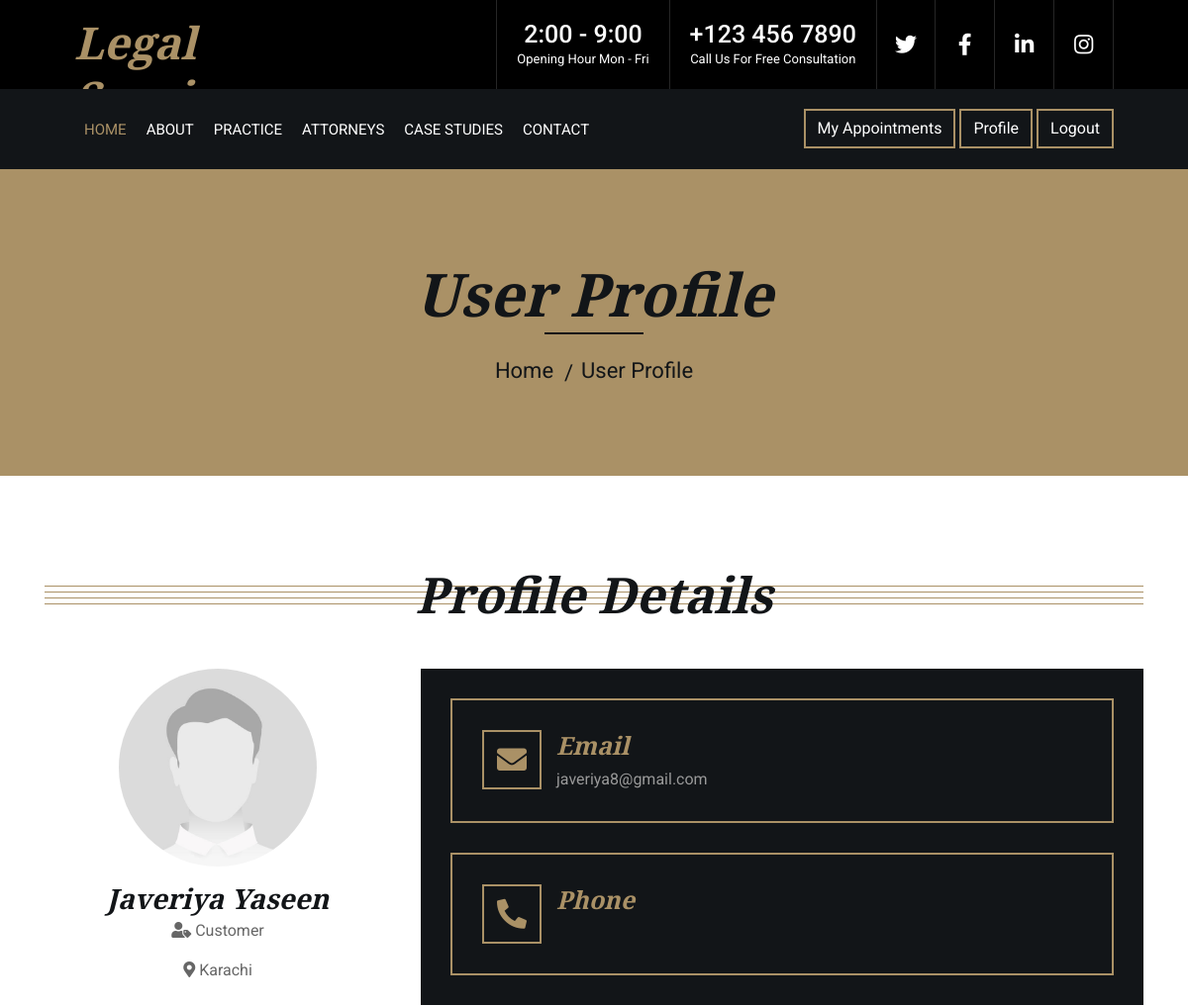
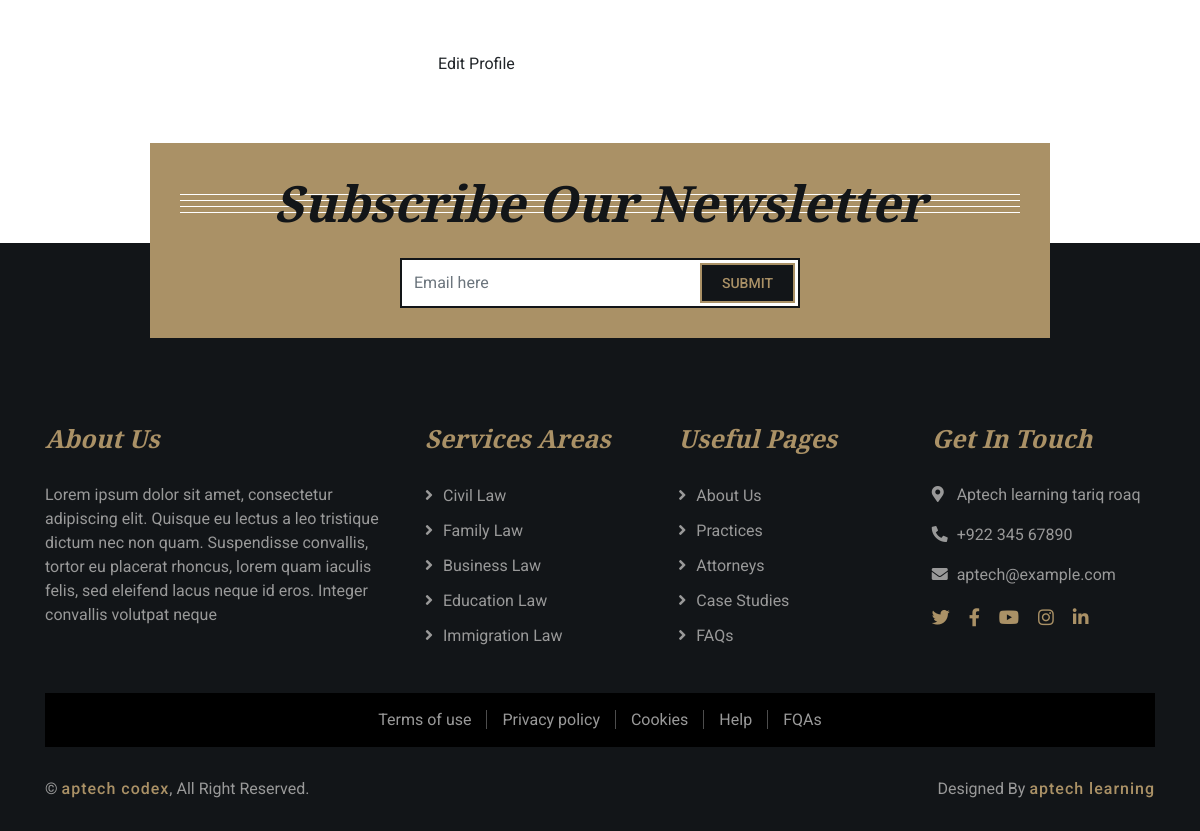
Page /userprofile.php (signed in) on the committed database (2 pictures, top to bottom).
### tables this page shows
CREATE TABLE `users` (
  `user_id` int(11) NOT NULL,
  `name` varchar(100) NOT NULL,
  `email` varchar(150) NOT NULL,
  `password` varchar(255) NOT NULL,
  `profile_photo` varchar(255) DEFAULT NULL,
  `user_type` enum('Customer','Lawyer','Admin') NOT NULL,
  `city_id` int(11) DEFAULT NULL,
  `created_at` timestamp NOT NULL DEFAULT current_timestamp(),
  `contact_info` varchar(255) DEFAULT NULL
);

CREATE TABLE `cities` (
  `city_id` int(11) NOT NULL,
  `city_name` varchar(100) NOT NULL
);

### userprofile.php (the view, shortened to what this page needs)
<?php
include('inc.header.php');
$user_id = $_SESSION['CustomerID'];
$stmt = $conn->prepare("
    SELECT u.name, u.email, u.profile_photo, u.user_type, c.city_name
    FROM users u
    LEFT JOIN cities c ON u.city_id = c.city_id
    WHERE u.user_id = ?
");
$stmt->bind_param('i', $user_id);
$stmt->execute();
$result = $stmt->get_result();
$user = $result->fetch_assoc();
$profile_photo = !empty($user['profile_photo']) ? 'uploads/'.$user['profile_photo'] : 'img/userprofile.jpg';
$user_name = htmlspecialchars($user['name']);
$user_email = htmlspecialchars($user['email']);
$user_type = htmlspecialchars($user['user_type']);
$user_city = htmlspecialchars($user['city_name'] ?? 'N/A');
?>
<body>
<div class="wrapper">
    <div class="page-header">
        <div class="container">
            <div class="row">
                <div class="col-12">
                    <h2>User Profile</h2>
                </div>
                <div class="col-12">
                    <a href="index.php">Home</a>
                    <a href="#">User Profile</a>
                </div>
            </div>
        </div>
    </div>
    <div class="contact">
        <div class="container">
            <div class="section-header">
                <h2>Profile Details</h2>
            </div>
            <div class="row">
                <div class="col-md-4 text-center">
                    <img src="<?php echo $profile_photo; ?>" alt="User Photo" class="img-fluid rounded-circle mb-3" style="max-width: 200px;">
                    <h3 class="mb-1"><?php echo $user_name; ?></h3>
                    <p><i class="fas fa-user-tag"></i> <?php echo $user_type; ?></p>
                    <p><i class="fas fa-map-marker-alt"></i> <?php echo $user_city; ?></p>
                </div>
                <div class="col-md-8">
                    <div class="contact-info">
                        <div class="contact-item">
                            <i class="fa fa-envelope"></i>
                            <div class="contact-text">
                                <h2>Email</h2>
                                <p><?php echo $user_email; ?></p>
                            </div>
                        </div>
                        <div class="contact-item">
                            <i class="fa fa-phone-alt"></i>
                            <div class="contact-text">
                                <h2>Phone</h2>
                            </div>
                        </div>
                    </div>
                    <a href="editprofile.php" class="btn mt-3">Edit Profile</a>
                </div>
            </div>
        </div>
    </div>
</div>
<?php include('inc.footer.php'); ?>

### css/style.css (style rules this page uses)
body { color: #666666; background: #ffffff; font-family: 'Roboto', sans-serif; font-weight: 400; }
h1, h2, h3, h4, h5, h6 { font-family: 'EB Garamond', serif; font-weight: 600; font-style: italic; color: #121518; }
a { color: #454545; transition: .3s; }
.wrapper { position: relative; width: 100%; max-width: 1366px; margin: 0 auto; background: #ffffff; }
.page-header { position: relative; margin-bottom: 45px; padding: 90px 0; text-align: center; background: #aa9166; }
.page-header h2 { position: relative; color: #121518; font-size: 60px; font-weight: 700; margin-bottom: 20px; padding-bottom: 5px; }
.page-header h2::after { position: absolute; content: ""; width: 100px; height: 2px; left: calc(50% - 50px); bottom: 0; background: #121518; }
.page-header a { position: relative; padding: 0 12px; font-size: 22px; color: #121518; }
.page-header a::after { position: absolute; content: "/"; width: 8px; height: 8px; top: -2px; right: -7px; text-align: center; color: #121518; }
.page-header a:last-child::after { display: none; }
.section-header { position: relative; width: 100%; text-align: center; margin-bottom: 45px; }
.section-header h2 { margin: 0; position: relative; font-size: 50px; font-weight: 700; white-space: nowrap; z-index: 1; }
.section-header h2::before { position: absolute; content: ""; width: 100%; height: 7px; left: 0; top: 21px; background: transparent; border-top: 1px solid #aa9166; border-bottom: 1px solid #aa9166; z-index: -1; }
.section-header h2::after { position: absolute; content: ""; width: 100%; height: 7px; left: 0; bottom: 20px; background: transparent; border-top: 1px solid #aa9166; border-bottom: 1px solid #aa9166; z-index: -1; }
.contact { position: relative; width: 100%; padding: 45px 0 15px 0; }
.contact .contact-info { position: relative; margin-bottom: 30px; width: 100%; padding: 30px; background: #121518; }
.contact .contact-item { position: relative; margin-bottom: 30px; padding: 30px; display: flex; align-items: flex-start; flex-direction: row; border: 2px solid #aa9166; }
.contact .contact-item i { display: inline-block; width: 60px; height: 60px; display: flex; align-items: center; justify-content: center; font-size: 30px; color: #aa9166; border: 2px solid #aa9166; }
.contact .contact-text { position: relative; width: auto; padding-left: 15px; }
.contact .contact-text h2 { color: #aa9166; font-size: 25px; font-weight: 600; }
.contact .contact-text p { margin: 0; color: #999999; font-size: 16px; }
.contact .contact-item:last-child { margin-bottom: 0; }

### rows in the picture
users: name "Javeriya Yaseen", user_type "Customer", city.city_name "Karachi", email "javeriya8@gmail.com"
